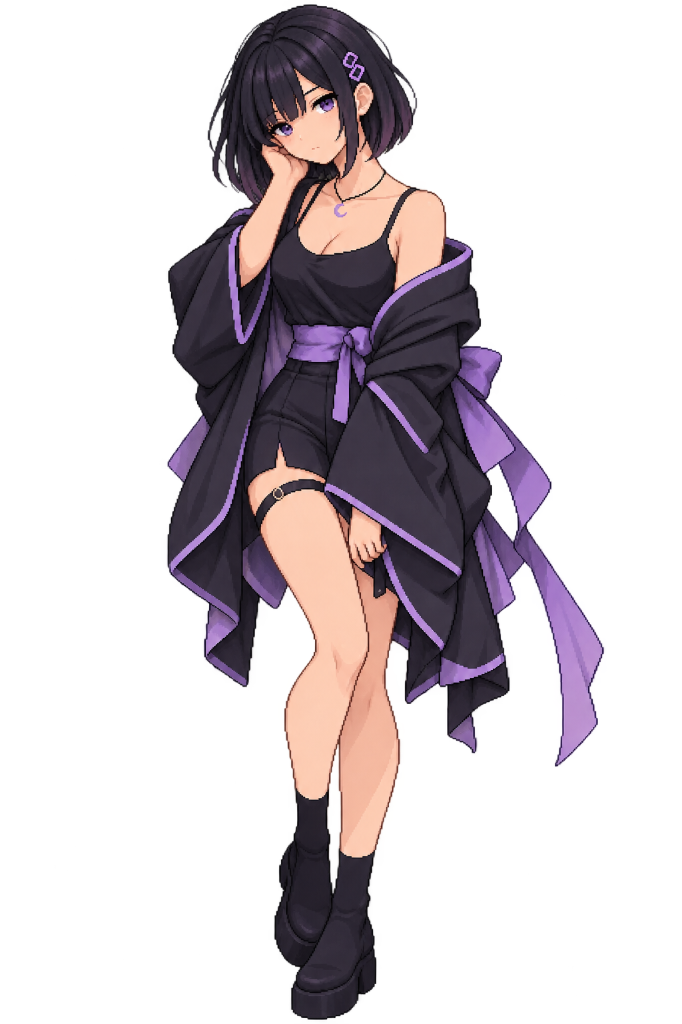
#> input picture assets/naomi/haori/source.png, 682 x 1024 px
$ python naomi-haori-layers.py
#> lines starting #> are read from the running program, lines starting #| are printed output that depends on the picture; after the words box and inside, x2 and y2 are one past the last pixel; in counts of white or black regions, pixels touching at a corner belong together
#!/usr/bin/env python3
"""Cut the haori Naomi painting into a shared-canvas sprite.

Every visible source pixel is kept on exactly one layer, so the rest pose
composites back to the painting. Layers also carry a few pixels of hidden
colour under the parts in front of them, so a small idle motion does not open
holes. A separate eyes_closed layer is drawn for the blink and is empty at rest.
"""

import json
from pathlib import Path

import numpy as np
from PIL import Image, ImageDraw

ROOT = Path(__file__).resolve().parents[1]
SOURCE = ROOT / "assets/naomi/haori/source.png"
OUT = ROOT / "assets/naomi/haori"

# Crop keeps the full figure and drops the empty left margin.
X0, WIDTH, HEIGHT = 148, 470, 1024

Z_ORDER = [
    "legs",
    "hair_back",
    "body",
    "clothing",
    "coat",
    "head",
    "arm",
    "hair_front",
    "hand",
    "ribbons",
    "eyes",
    "mouth",
]
# How far (px) a layer may extend under the parts drawn later.
UNDERPAINT = {
    "legs": 14,
    "hair_back": 10,
    "body": 12,
    "clothing": 10,
    "coat": 8,
    "head": 12,
    "arm": 6,
    "hair_front": 6,
    "hand": 5,
    "ribbons": 12,
    "eyes": 0,
    "mouth": 0,
}


def polygon(shape, points):
    mask = Image.new("L", (shape[1], shape[0]), 0)
    ImageDraw.Draw(mask).polygon(points, fill=255)
    return np.asarray(mask) > 0


def ellipse(shape, box):
    mask = Image.new("L", (shape[1], shape[0]), 0)
    ImageDraw.Draw(mask).ellipse(box, fill=255)
    return np.asarray(mask) > 0


def shift(mask, dy, dx):
    out = np.zeros_like(mask)
    ys = slice(max(dy, 0), mask.shape[0] + min(dy, 0))
    xs = slice(max(dx, 0), mask.shape[1] + min(dx, 0))
    out[ys, xs] = mask[ys.start - dy:ys.stop - dy, xs.start - dx:xs.stop - dx]
    return out


def grow(mask, radius):
    out = mask.copy()
    for dy in range(-radius, radius + 1):
        for dx in range(-radius, radius + 1):
            if dx * dx + dy * dy <= radius * radius:
                out |= shift(mask, dy, dx)
    return out


def iris_band(eyes):
    """The iris and its highlight, plus the pixels between them. Lashes stay out."""
    rgb = eyes[:, :, :3].astype(np.int16)
    red, green, blue = rgb[:, :, 0], rgb[:, :, 1], rgb[:, :, 2]
    alpha = eyes[:, :, 3]
    luma = 0.2126 * red + 0.7152 * green + 0.0722 * blue
    present = alpha > 40
    purple = present & (blue > red + 15) & (blue > 60) & (green < blue + 10)
    white = present & (luma > 160) & (red > 140)
    core = purple | white
    band = np.zeros(core.shape, np.bool_)
    for x0, x1 in ((0, 156), (156, eyes.shape[1])):
        for y in range(eyes.shape[0]):
            xs = np.nonzero(core[y, x0:x1])[0]
            if xs.size == 0:
                continue
            band[y, x0 + int(xs.min()):x0 + int(xs.max()) + 1] = present[y, x0 + int(xs.min()):x0 + int(xs.max()) + 1]
    return band


def paint_closed_eyes(eyes, background):
    """A short eyelid-coloured strip across the iris. Lashes are unchanged."""
    band = iris_band(eyes)
    closed = eyes.copy()
    for x0, x1 in ((0, 156), (156, eyes.shape[1])):
        cover = band.copy()
        cover[:, :x0] = False
        cover[:, x1:] = False
        ys, xs = np.nonzero(cover)
        if ys.size == 0:
            continue
        sample = background[max(0, int(ys.min()) - 16):max(0, int(ys.min()) - 2), int(xs.min()):int(xs.max()) + 1]
        sample_red, sample_green, sample_blue, sample_alpha = [sample[:, :, i] for i in range(4)]
        skin = ((sample_alpha > 200) & (sample_red > 165) & (sample_green > 110) & (sample_blue > 90)
                & (sample_red.astype(np.int16) > sample_blue.astype(np.int16) + 18) & (sample_red < 242))
        color = np.median(sample[skin][:, :3].astype(np.float32), 0)
        closed[cover, :3] = np.clip(np.round(color), 0, 255)
        closed[cover, 3] = 255
    return closed, band


def composite(layers, order):
    """Straight alpha over, back to front. layers values are uint8 RGBA."""
    acc_rgb = np.zeros(layers[order[0]].shape[:2] + (3,), np.float32)
    acc_a = np.zeros(layers[order[0]].shape[:2] + (1,), np.float32)
    for name in order:
        src = layers[name].astype(np.float32)
        a = src[:, :, 3:4] / 255.0
        out_a = a + acc_a * (1.0 - a)
        acc_rgb = np.where(out_a > 0, (src[:, :, :3] * a + acc_rgb * acc_a * (1.0 - a)) / np.maximum(out_a, 1e-6), 0)
        acc_a = out_a
    out = np.zeros(layers[order[0]].shape, np.uint8)
    out[:, :, :3] = np.clip(np.round(acc_rgb), 0, 255)
    out[:, :, 3] = np.clip(np.round(acc_a[:, :, 0] * 255.0), 0, 255)
    return out


def main():
    source = np.asarray(Image.open(SOURCE).convert("RGBA"))
#> source is the input picture: shape (1024, 682, 4); mean R, G, B, A 34.8, 27.2, 31.4, 77.6
    full = source[:, X0:X0 + WIDTH].copy()
    height, width = full.shape[:2]
    if (height, width) != (HEIGHT, WIDTH):
        raise SystemExit(f"unexpected crop {width}x{height}")
    # The export left the solid interior at alpha 252–253. Promote it so a
    # pixel in front actually hides the underpaint. The soft fringe stays.
    solid = full[:, :, 3] >= 240
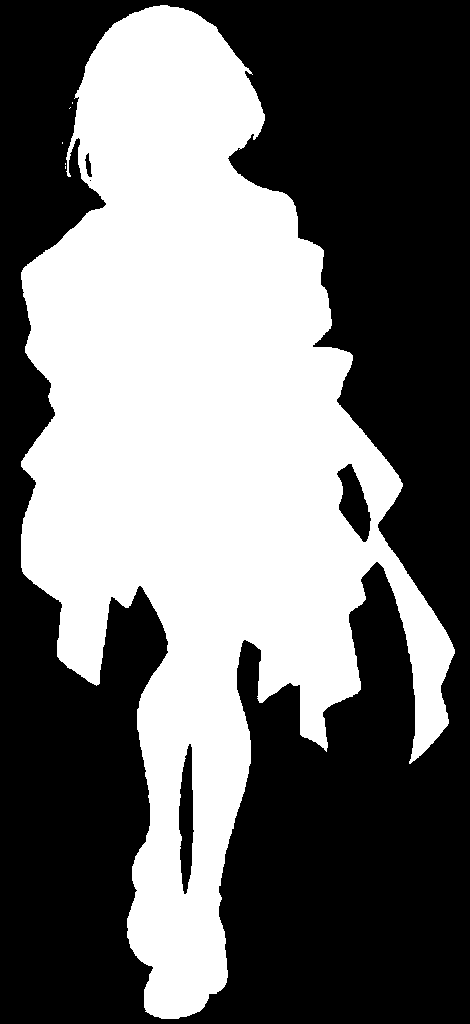
#> solid: shape (1024, 470) bool; 43.7% white; 6 white regions (5 under 20 px), largest, box (x1, y1, x2, y2) and area: (21, 5, 455, 1019) 210116
    full[solid, 3] = 255
    red, green, blue, alpha = [full[:, :, i].astype(np.int16) for i in range(4)]
    luma = 0.2126 * red + 0.7152 * green + 0.0722 * blue
    visible = alpha > 0
    skin = visible & (red > 165) & (green > 115) & (blue > 90) & (red > blue + 18) & (luma > 120)
    # Lining, sash, ribbons, pendant, hair clip. Dark cloth stays out.
    purple = visible & (blue > red + 8) & (blue > 85) & (luma > 65) & (blue > green - 5)
    dark = visible & ~skin & (luma < 95)

    shape = (height, width)
    # Regions are in source coordinates; shift them into the crop.
    def moved(points):
        return [(x - X0, y) for x, y in points]

    hair_region = polygon(shape, moved([
        (140, 0), (500, 0), (500, 150), (455, 200), (420, 245),
        (370, 210), (320, 200), (270, 185), (220, 165), (170, 175), (140, 140),
    ]))
    bangs = polygon(shape, moved([
        (265, 55), (415, 70), (425, 195), (370, 215), (300, 185), (255, 150),
    ]))
    # Hand and forearm only. The cheek and the neck stay with the head and the chest.
    arm_region = polygon(shape, moved([
        (218, 145), (302, 140), (308, 195), (278, 245), (230, 268), (208, 200),
    ]))
    cloth_region = polygon(shape, moved([
        (305, 215), (455, 225), (450, 345), (490, 385), (445, 400),
        (455, 530), (295, 540), (285, 400), (300, 330), (290, 245),
    ]))
    ribbon_region = polygon(shape, moved([
        (470, 330), (630, 360), (630, 790), (500, 760), (455, 520), (480, 400),
    ]))
    leg_region = polygon(shape, moved([
        (245, 450), (400, 450), (430, 700), (420, 1024), (250, 1024), (240, 700),
    ]))
    sash_band = polygon(shape, moved([
        (300, 345), (470, 345), (475, 430), (300, 430),
    ]))
    eye_boxes = ((268 - X0, 114, 312 - X0, 150), (306 - X0, 88, 350 - X0, 128))
    eye_region = np.zeros(shape, bool)
    for box in eye_boxes:
        eye_region |= ellipse(shape, box)
    mouth_box = (318, 160, 350, 173)

    labels = np.zeros(shape, np.uint8)
    names = {index + 1: name for index, name in enumerate(Z_ORDER)}
    index_of = {name: index + 1 for index, name in enumerate(Z_ORDER)}

    def claim(mask, name):
        labels[(labels == 0) & mask & visible] = index_of[name]

    # Everything inside the socket that is not skin: iris, white, pupil, lid line.
    claim(eye_region & visible & ~skin, "eyes")
    # The mouth is a soft shadow on the skin, just under the eyes. The black
    # shape below it is hair and the hand, not the mouth.
    mouth_zone = ((np.arange(width)[None, :] >= 160)
                  & (np.arange(width)[None, :] <= 186)
                  & (np.arange(height)[:, None] >= 145)
                  & (np.arange(height)[:, None] <= 156))
    claim(mouth_zone & visible & (luma < 212) & (luma > 100), "mouth")

    claim(skin & arm_region & (np.arange(height)[:, None] > 135), "arm")
    # Fingers at the hip sit in front of the coat. The blob is detached from the legs.
    claim(skin & (np.arange(height)[:, None] > 490) & (np.arange(height)[:, None] < 580)
          & (np.arange(width)[None, :] > 349 - X0) & (np.arange(width)[None, :] < 390 - X0), "hand")

    claim(skin & leg_region & (np.arange(height)[:, None] > 430), "legs")
    # Boots, and the garter: a dark strap with skin on both sides.
    boots = dark & leg_region & (np.arange(height)[:, None] > 790)
    skin_near = grow(skin & (labels == index_of["legs"]), 5)
#> after the loop in grow, `for dy in range(-radius, radius + 1):`:
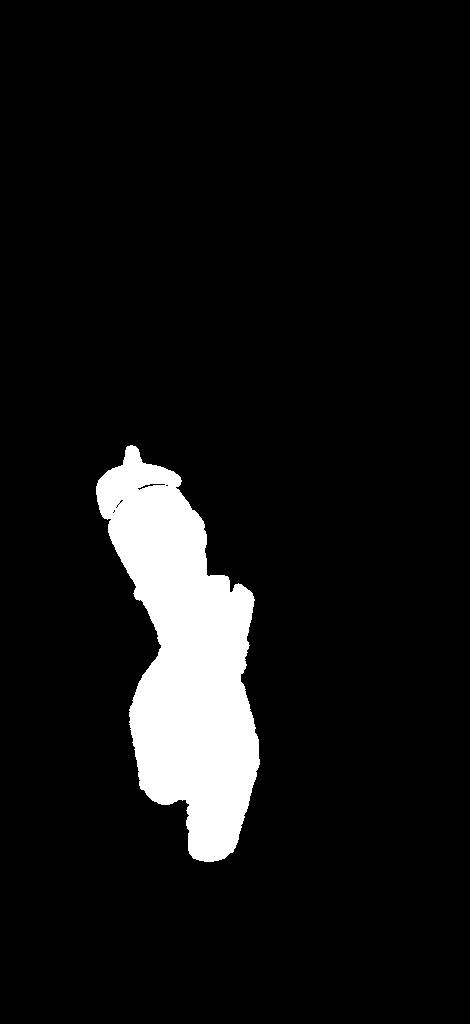
#> out: shape (1024, 470) bool; 7.8% white; 1 white region, box (x1, y1, x2, y2) and area: (96, 445, 260, 862) 37619
    garter = dark & skin_near & (np.arange(height)[:, None] > 470) & (np.arange(height)[:, None] < 580)
    claim(boots | garter, "legs")

    claim(visible & hair_region & bangs & ~skin, "hair_front")
    claim(visible & hair_region & ~skin & ~cloth_region, "hair_back")

    # Neck, chest and the crescent necklace ride with the torso.
    claim(skin & (np.arange(height)[:, None] > 185) & (np.arange(height)[:, None] < 430), "body")
    claim(visible & (np.arange(height)[:, None] > 185) & (np.arange(height)[:, None] < 280)
          & (np.arange(width)[None, :] > 320 - X0) & (np.arange(width)[None, :] < 430 - X0)
          & ~skin, "body")

    claim(purple & sash_band, "clothing")
    claim(visible & cloth_region & ~purple & ~ribbon_region, "clothing")
    claim(visible & ribbon_region & (purple | (np.arange(width)[None, :] > 520 - X0)), "ribbons")
    claim(skin & (np.arange(height)[:, None] <= 210), "head")
    # Boot-edge specks below the coat hem belong to the legs.
    claim(visible & leg_region & (np.arange(height)[:, None] > 780), "legs")
    # Whatever is still visible is the haori: sleeves, bow, lining, front panels.
    claim(visible, "coat")

    # Pull soft edge pixels that the thresholds skipped onto the nearest part.
    # claim() already took every visible pixel on the last step, so this is a guard.
    unassigned = int((visible & (labels == 0)).sum())
#> unassigned = 0
    if unassigned:
        raise SystemExit(f"{unassigned} visible pixels were not assigned")

    owned = {name: labels == index_of[name] for name in Z_ORDER}
    front = np.zeros(shape, bool)
    paints = {}
    for name in reversed(Z_ORDER):
        colour = np.zeros_like(full)
        colour[owned[name]] = full[owned[name]]
        radius = UNDERPAINT[name]
        # Only the solid interior. A soft fringe pixel would show the colour behind it.
        cover = front & ~owned[name] & (full[:, :, 3] == 255)
        filled = owned[name].copy()
        for _ in range(radius):
            added = np.zeros(shape, bool)
            for dy, dx in ((1, 0), (-1, 0), (0, 1), (0, -1)):
                neighbour = shift(filled, dy, dx)
                take = cover & ~filled & neighbour
                if not take.any():
                    continue
                shifted = np.roll(np.roll(colour, dy, 0), dx, 1)
                # roll wraps; the shift() test above already rejects the wrapped edge
                colour[take] = shifted[take]
                colour[take, 3] = 255
                added |= take
            filled |= added
            if not added.any():
                break
        paints[name] = colour
        front |= owned[name]
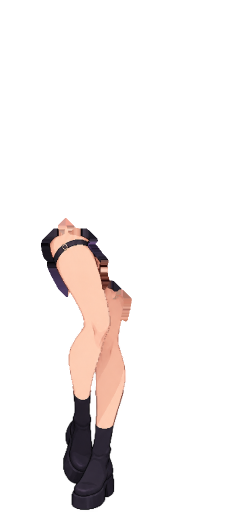
#> colour: shape (1024, 470, 4) (shown at 1/2 size); mean R, G, B, A 18.9, 14.7, 13.5, 28.6; transparent parts drawn white
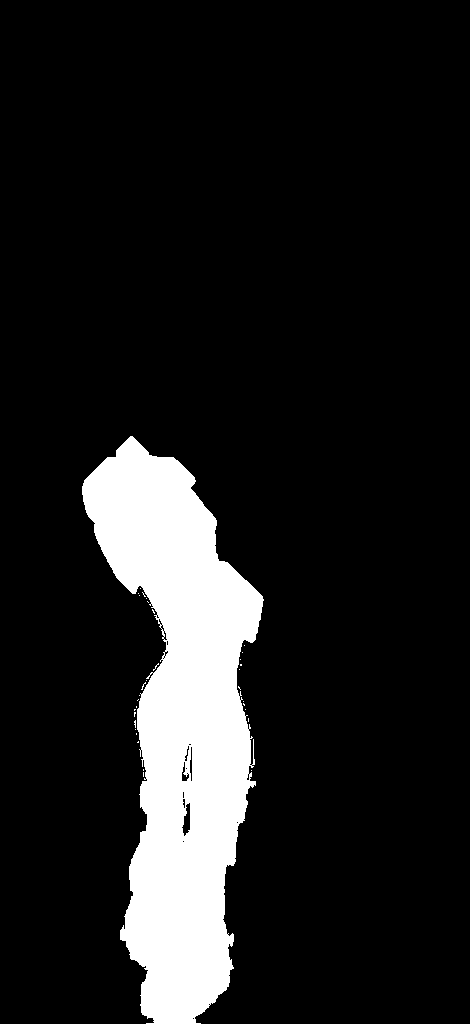
#> filled: shape (1024, 470) bool; 11.9% white; 33 white regions (32 under 20 px), largest, box (x1, y1, x2, y2) and area: (82, 436, 264, 1024) 57346
#> after the loop, paints = 12 items

    OUT.mkdir(parents=True, exist_ok=True)
    for name in Z_ORDER:
        Image.fromarray(paints[name]).save(OUT / f"{name}.png")

    rest = composite({name: paints[name] for name in Z_ORDER}, Z_ORDER)
#> after the loop in composite, `for name in order:`:
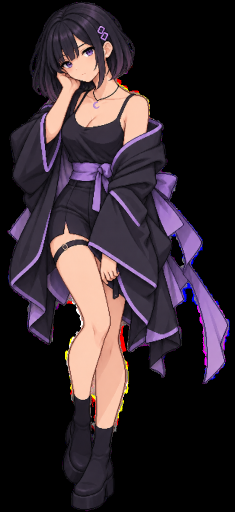
#> acc_rgb: shape (1024, 470, 3) float32 (shown at 1/2 size); mean of channels 0, 1, 2 50.4, 39.4, 45.5; drawn as R, G, B
    without_eyes = composite({name: paints[name] for name in Z_ORDER if name != "eyes"},
                             [name for name in Z_ORDER if name != "eyes"])
#> the loop in composite (call 2), `for name in order:` made 11 passes
#> name on passes 1 to 4: 'legs', 'hair_back', 'body', 'clothing'
#> pass 2, in composite (call 2), `a = src[:, :, 3:4] / 255.0`:
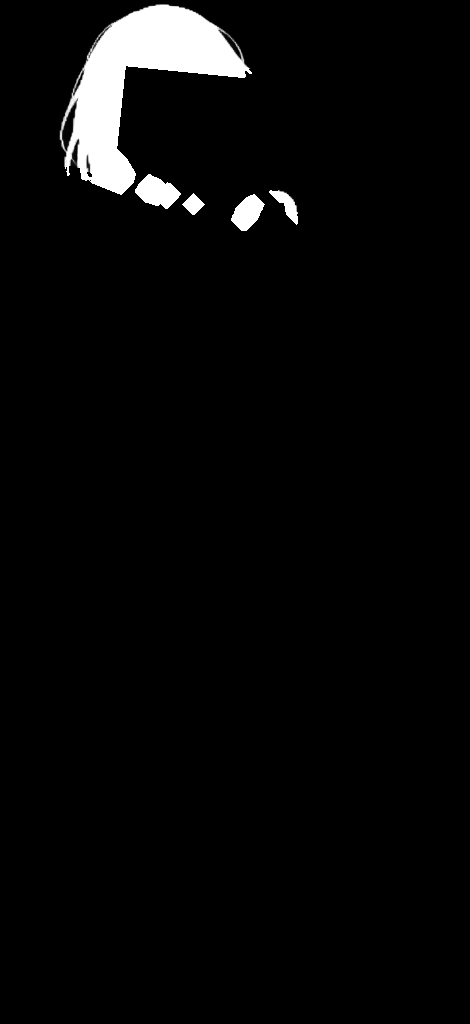
#> a: shape (1024, 470, 1) float32; min 0, max 1, mean 0.0335
    closed, opening = paint_closed_eyes(paints["eyes"], without_eyes)
#> the loop in paint_closed_eyes, `for x0, x1 in ((0, 156), (156, eyes.shape[1])):` made 2 passes
#> color on passes 1 to 2: [210, 145, 127], [216, 159, 133]
    Image.fromarray(closed).save(OUT / "eyes_closed.png")

    happy_image = Image.fromarray(closed.copy())
    pen = ImageDraw.Draw(happy_image)
    for x0, x1 in ((0, 156), (156, WIDTH)):
        part = opening.copy()
        part[:, :x0] = False
        part[:, x1:] = False
        if part.sum() < 20:
            continue
        ys, xs = np.nonzero(part)
        top = int(ys.min() + (ys.max() - ys.min()) * 0.2)
        pen.arc((int(xs.min()) - 1, top, int(xs.max()) + 1, int(ys.max()) + 2),
                200, 340, fill=(62, 40, 68, 255), width=2)
#> this loop made 2 passes
#> top on passes 1 to 2: 127, 101
    happy = np.asarray(happy_image)
    Image.fromarray(happy).save(OUT / "eyes_happy.png")

    smile = np.zeros_like(full)
    smile_image = Image.fromarray(smile)
    ImageDraw.Draw(smile_image).arc((158, 149, 192, 164), 10, 170, fill=(96, 52, 64, 255), width=2)
    Image.fromarray(np.asarray(smile_image)).save(OUT / "mouth_smile.png")

    blush = np.zeros((HEIGHT, WIDTH), np.float32)
    yy, xx = np.ogrid[:HEIGHT, :WIDTH]
    for cx, cy, rx, ry in ((132, 148, 16, 10), (198, 128, 18, 11)):
        blush += np.exp(-(((xx - cx) / rx) ** 2 + ((yy - cy) / ry) ** 2) * 1.4)
    blush_image = np.zeros_like(full)
    blush_image[:, :, :3] = 255
    blush_image[:, :, 3] = np.clip(np.round(np.clip(blush, 0, 1) * 150), 0, 255)
    Image.fromarray(blush_image).save(OUT / "blush.png")
    # Compare against the crop. Underpaint must stay hidden.
    delta = np.abs(rest.astype(np.int16) - full.astype(np.int16))
    visible_delta = delta[visible]
    max_delta = int(visible_delta.max()) if visible_delta.size else 0
#> max_delta = 0
    mean_delta = float(visible_delta.mean()) if visible_delta.size else 0
#> mean_delta = 0
    changed = int((delta.sum(axis=2) > 0).sum())
#> changed = 0

    manifest = {
        "source": "Haori Naomi, standing, transparent PNG",
        "canvas": {"width": WIDTH, "height": HEIGHT, "origin_x": X0},
        "z_order_back_to_front": Z_ORDER + ["eyes_closed", "eyes_happy", "mouth_smile", "blush"],
        "parts": {},
        "pivots": {},
        "assembly_max_channel_delta": max_delta,
        "assembly_mean_channel_delta": round(mean_delta, 4),
        "assembly_changed_pixels": changed,
    }
    for name in Z_ORDER:
        mask = owned[name]
        count = int(mask.sum())
        if count == 0:
            raise SystemExit(f"{name} is empty")
        ys, xs = np.nonzero(mask)
        manifest["parts"][name] = {
            "visible_pixels": count,
            "bounds_xyxy": [int(xs.min()), int(ys.min()), int(xs.max()), int(ys.max())],
            "underpaint_radius": UNDERPAINT[name],
        }
#> after the loop, manifest = 8 items
    def center(name, fy=1.0):
        ys, xs = np.nonzero(owned[name])
        return [int(xs.mean()), int(ys.min() + (ys.max() - ys.min()) * fy)]

    head_bounds = manifest["parts"]["head"]["bounds_xyxy"]
#> head_bounds = [121, 70, 267, 185]
    manifest["pivots"] = {
        "head": [int((head_bounds[0] + head_bounds[2]) / 2), head_bounds[3]],
        "breath": center("clothing", 0.35),
        "coat": center("coat", 0.15),
        "ribbons": [manifest["parts"]["ribbons"]["bounds_xyxy"][0] + 20,
                    manifest["parts"]["ribbons"]["bounds_xyxy"][1] + 10],
    }
    manifest["parts"]["eyes_closed"] = {"note": "A short eyelid-coloured strip across the iris. Lashes stay. Hidden while the eyes are open."}
    manifest["parts"]["eyes_happy"] = {"note": "Closed eyes with a pleased arc. Shown while Naomi is petted."}
    manifest["parts"]["mouth_smile"] = {"note": "Small smile. Shown while Naomi is petted."}
    manifest["parts"]["blush"] = {"note": "White mask, tinted in QML. Shown while Naomi is petted."}
    (OUT / "manifest.json").write_text(json.dumps(manifest, indent=2) + "\n")

    # Contact sheet for review: each layer on grey, then the composite and the source.
    thumb_h = 320
    scale = thumb_h / HEIGHT
    thumb_w = int(WIDTH * scale)
    sheet = Image.new("RGB", (thumb_w * (len(Z_ORDER) + 2), thumb_h + 16), (30, 30, 30))
    pen = ImageDraw.Draw(sheet)
    grey = (150, 150, 150, 255)
    for index, name in enumerate(Z_ORDER + ["rest", "source"]):
        image = rest if name == "rest" else full if name == "source" else paints[name]
        card = Image.new("RGBA", (WIDTH, HEIGHT), grey)
        card = Image.alpha_composite(card, Image.fromarray(image))
        card = card.convert("RGB").resize((thumb_w, thumb_h), Image.Resampling.BILINEAR)
        sheet.paste(card, (index * thumb_w, 16))
        pen.text((index * thumb_w + 2, 2), name, fill=(255, 220, 120))
    sheet.save(OUT / "layers_overview.jpg", quality=85)
    Image.fromarray(rest).save(OUT / "assembly_preview.png")
    print(json.dumps({
        "changed_pixels": changed,
        "max_delta": max_delta,
        "mean_delta": round(mean_delta, 4),
        "counts": {name: manifest["parts"][name]["visible_pixels"] for name in Z_ORDER},
        "pivots": manifest["pivots"],
    }, indent=2))
#> (printed output is left out)


if __name__ == "__main__":
    main()
